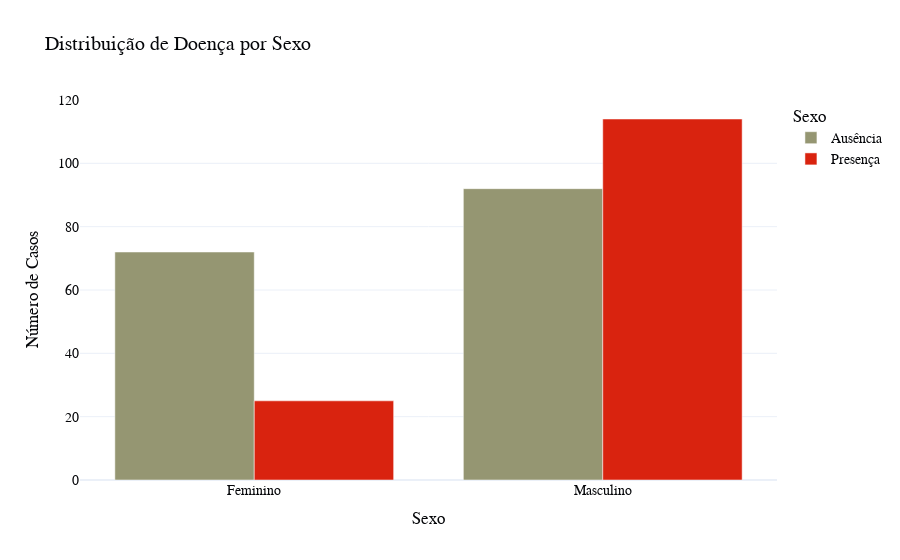

The cell this chart's notebook holds for it:
### Markdown cell above
## Sex

### Code cell
sex_groupby = df.groupby(['sex_labels', 'target_labels']).size().reset_index(name='count')

# Gráfico de Barras

sex_bar = px.bar(
    sex_groupby,
    x = 'sex_labels',
    y = 'count',
    color='target_labels',
    color_discrete_map = {'Presença': color_pal[3], 'Ausência': color_pal[2]},
    barmode='group',
    labels={'sex_labels': 'Sexo', 'target_labels': 'Presença de Doença'},
    title = 'Distribuição de Doença por Sexo'
)

# Layout

sex_bar.update_layout(

    font=dict(family ="Fira Code, sans-serif", color = color_pal[0], size=14),
    title_font= dict(size = 20, color = color_pal[0]),

    xaxis_title = "Sexo",
    yaxis_title = "Número de Casos",
    legend_title = 'Sexo',
    template="plotly_white",
)

sex_bar.show()

### Figure 1 — Plotly figure (JSON) as saved in the notebook; plotly's stock layout.template omitted (floating-point values rounded to 4 significant figures)
{"data": [{"alignmentgroup": "True", "hovertemplate": "Presença de Doença=Ausência<br>Sexo=%{x}<br>count=%{y}<extra></extra>", "legendgroup": "Ausência", "marker": {"color": "#959672", "pattern": {"shape": ""}}, "name": "Ausência", "offsetgroup": "Ausência", "orientation": "v", "showlegend": true, "textposition": "auto", "type": "bar", "x": ["Feminino", "Masculino"], "xaxis": "x", "y": [72, 92], "yaxis": "y"}, {"alignmentgroup": "True", "hovertemplate": "Presença de Doença=Presença<br>Sexo=%{x}<br>count=%{y}<extra></extra>", "legendgroup": "Presença", "marker": {"color": "#D9230F", "pattern": {"shape": ""}}, "name": "Presença", "offsetgroup": "Presença", "orientation": "v", "showlegend": true, "textposition": "auto", "type": "bar", "x": ["Feminino", "Masculino"], "xaxis": "x", "y": [25, 114], "yaxis": "y"}], "layout": {"barmode": "group", "font": {"color": "#050609", "family": "Fira Code, sans-serif", "size": 14}, "legend": {"title": {"text": "Sexo"}, "tracegroupgap": 0}, "title": {"font": {"color": "#050609", "size": 20}, "text": "Distribuição de Doença por Sexo"}, "xaxis": {"anchor": "y", "domain": [0, 1], "title": {"text": "Sexo"}}, "yaxis": {"anchor": "x", "domain": [0, 1], "title": {"text": "Número de Casos"}}}}
